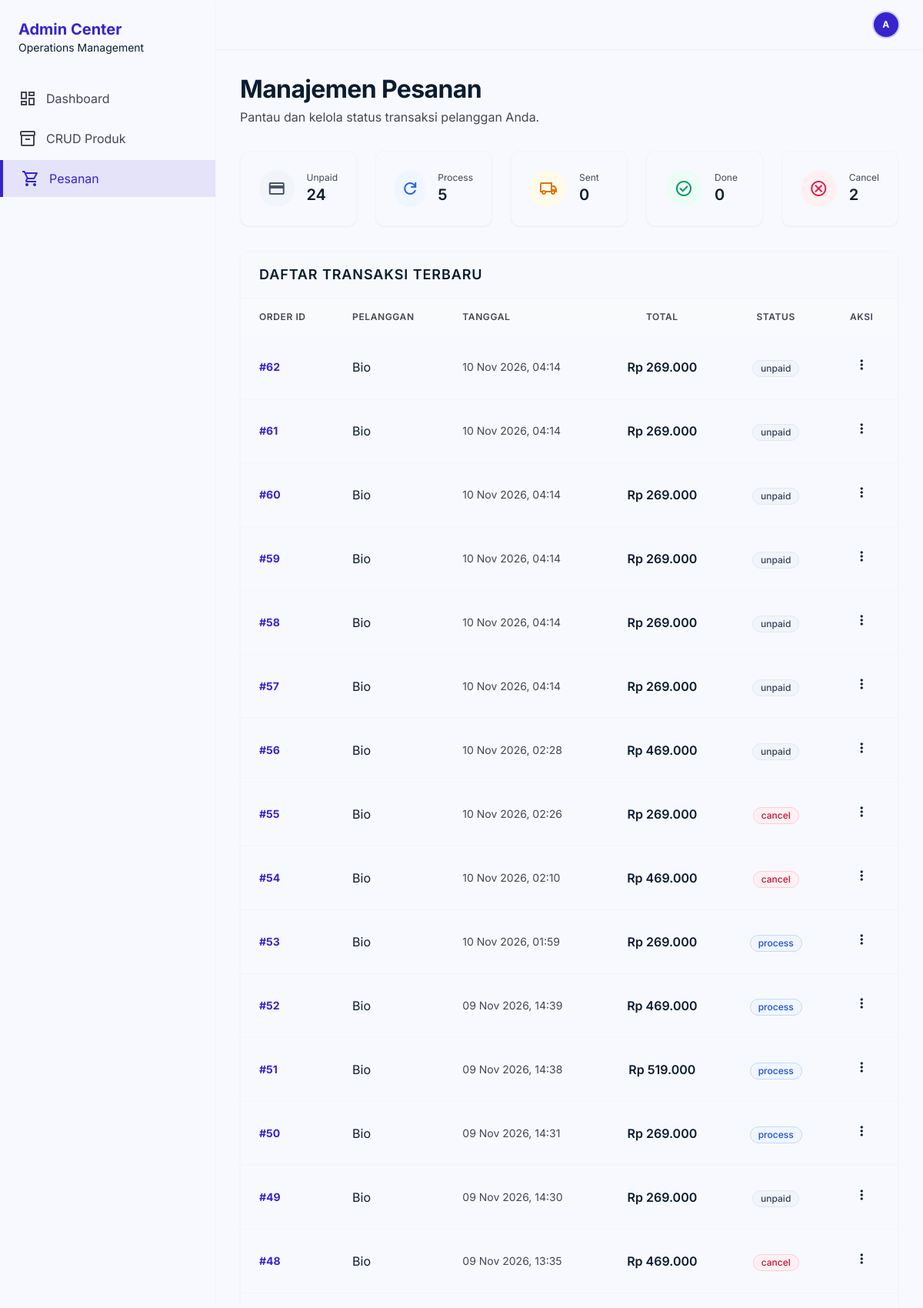
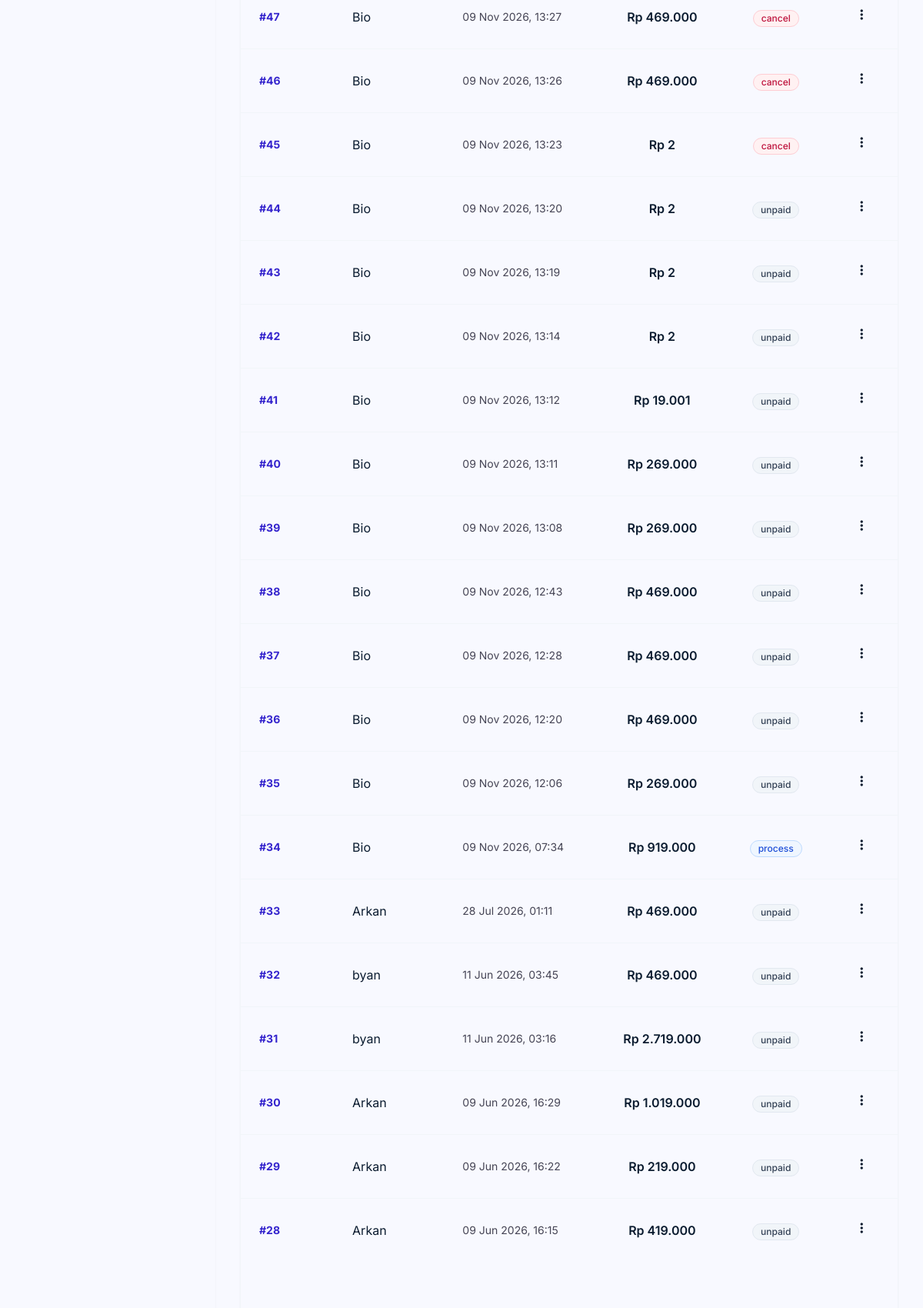
The page /pesanan_admin.php (signed in, upper part) on the database its author committed (2 pictures, top to bottom).
### tables this page shows
CREATE TABLE `pengguna` (
  `id` int NOT NULL,
  `username` varchar(100) NOT NULL,
  `email` varchar(50) NOT NULL,
  `password` varchar(255) NOT NULL,
  `role` enum('pelanggan','admin') NOT NULL DEFAULT 'pelanggan'
);

CREATE TABLE `pesanan` (
  `id_pesanan` int NOT NULL,
  `id_pengguna` int DEFAULT NULL,
  `id_alamat` int DEFAULT NULL,
  `tanggal_pesanan` datetime DEFAULT CURRENT_TIMESTAMP,
  `total_harga` int NOT NULL,
  `shipping_method` varchar(10) DEFAULT 'JNE',
  `ongkir` int DEFAULT '0',
  `no_resi` varchar(50) DEFAULT NULL,
  `status_pesanan` enum('unpaid','process','expired','sent','done','cancel') DEFAULT 'unpaid'
);

### pesanan_admin.php (the view, shortened to what the rows shown need)
<?php
include "config/koneksi.php";
$id_admin = $_SESSION['id_user'] ?? 0;
$query_admin = mysqli_query($conn, "SELECT username, email, role FROM pengguna WHERE id = '$id_admin'");
$admin_data = mysqli_fetch_assoc($query_admin);
$admin_name = $admin_data['username'] ?? 'Admin';
$words = explode(" ", $admin_name);
$initials = strtoupper(substr($words[0], 0, 1));
$order_query = mysqli_query($conn, "SELECT p.*, pl.username AS nama_pelanggan FROM pesanan p
                                    LEFT JOIN pengguna pl ON p.id_pengguna = pl.id
                                    ORDER BY p.tanggal_pesanan DESC, p.id_pesanan DESC");
?>
<!DOCTYPE html>
<html class="light" lang="id">
<head>
    <script src="https://cdn.tailwindcss.com?plugins=forms,container-queries"></script>
    <script id="tailwind-config">
        tailwind.config = {
            darkMode: "class",
            theme: {
                extend: {
                    "colors": {
                        "on-tertiary-fixed": "#351000",
                        "primary-fixed": "#e2dfff",
                        "error": "#ba1a1a",
                        "on-error-container": "#93000a",
                        "inverse-on-surface": "#eaf1ff",
                        "background": "#f8f9ff",
                        "tertiary-fixed-dim": "#ffb695",
                        "surface-variant": "#d3e4fe",
                        "surface-dim": "#cbdbf5",
                        "on-background": "#0b1c30",
                        "on-primary-fixed-variant": "#3323cc",
                        "primary-fixed-dim": "#c3c0ff",
                        "on-error": "#ffffff",
                        "on-primary-container": "#dad7ff",
                        "secondary-fixed-dim": "#89ceff",
                        "surface-container-lowest": "#ffffff",
                        "on-secondary-fixed-variant": "#004c6e",
                        "surface-container": "#e5eeff",
                        "inverse-primary": "#c3c0ff",
                        "secondary": "#006591",
                        "on-tertiary": "#ffffff",
                        "primary": "#3525cd",
                        "surface": "#f8f9ff",
                        "surface-container-low": "#eff4ff",
                        "outline": "#777587",
                        "tertiary": "#7e3000",
                        "inverse-surface": "#213145",
                        "on-surface": "#0b1c30",
                        "error-container": "#ffdad6",
                        "tertiary-fixed": "#ffdbcc",
                        "secondary-container": "#39b8fd",
                        "outline-variant": "#c7c4d8",
                        "on-tertiary-container": "#ffd2be",
                        "on-secondary-fixed": "#001e2f",
                        "on-secondary-container": "#004666",
                        "secondary-fixed": "#c9e6ff",
                        "on-secondary": "#ffffff",
                        "tertiary-container": "#a44100",
                        "surface-container-highest": "#d3e4fe",
                        "surface-bright": "#f8f9ff",
                        "surface-container-high": "#dce9ff",
                        "on-tertiary-fixed-variant": "#7b2f00",
                        "on-primary-fixed": "#0f0069",
                        "surface-tint": "#4d44e3",
                        "primary-container": "#4f46e5",
                        "on-primary": "#ffffff",
                        "on-surface-variant": "#464555"
                    },
                    "borderRadius": {
                        "DEFAULT": "0.25rem",
                        "lg": "0.5rem",
                        "xl": "0.75rem",
                        "full": "9999px"
                    },
                    "spacing": {
                        "sidebar-width": "280px",
                        "stack-md": "1rem",
                        "container-padding": "2rem",
                        "sidebar-collapsed": "80px",
                        "gutter": "1.5rem",
                        "stack-lg": "1.5rem",
                        "stack-sm": "0.5rem"
                    },
                    "fontFamily": {
                        "headline-md": ["Inter"],
                        "display-lg-mobile": ["Inter"],
                        "body-md": ["Inter"],
                        "body-sm": ["Inter"],
                        "display-lg": ["Inter"],
                        "label-bold": ["Inter"],
                        "caption": ["Inter"]
                    },
                    "fontSize": {
                        "headline-md": ["20px", {
                            "lineHeight": "28px",
                            "letterSpacing": "-0.01em",
                            "fontWeight": "600"
                        }],
                        "display-lg-mobile": ["24px", {
                            "lineHeight": "32px",
                            "letterSpacing": "-0.02em",
                            "fontWeight": "700"
                        }],
                        "body-md": ["16px", {
                            "lineHeight": "24px",
                            "letterSpacing": "0",
                            "fontWeight": "400"
                        }],
                        "body-sm": ["14px", {
                            "lineHeight": "20px",
                            "letterSpacing": "0",
                            "fontWeight": "400"
                        }],
                        "display-lg": ["32px", {
                            "lineHeight": "40px",
                            "letterSpacing": "-0.02em",
                            "fontWeight": "700"
                        }],
                        "label-bold": ["12px", {
                            "lineHeight": "16px",
                            "letterSpacing": "0.05em",
                            "fontWeight": "600"
                        }],
                        "caption": ["12px", {
                            "lineHeight": "16px",
                            "letterSpacing": "0",
                            "fontWeight": "400"
                        }]
                    }
                },
            },
        }
    </script>
</head>
<body class="text-on-surface">
    <aside class="fixed left-0 top-0 h-full w-sidebar-width hidden md:flex flex-col z-40 shadow-sm bg-surface dark:bg-on-background transition-all duration-200 ease-in-out">
        <div class="flex flex-col h-full py-6">
            <div class="px-6 mb-8">
                <h1 class="text-xl text-primary font-bold">Admin Center</h1>
            </div>
        </div>
    </aside>
    <header class="fixed top-0 right-0 w-full md:w-[calc(100%-280px)] h-16 z-30 bg-surface dark:bg-on-background shadow-sm">
        <div class="flex justify-between items-center px-container-padding h-full">
            <a href="profile_admin.php" class="flex items-center gap-2">
                <div class="w-8 h-8 rounded-full bg-primary text-white flex items-center justify-center font-bold text-xs tracking-wider select-none ring-2 ring-primary/20 shadow-sm">
                    <?= $initials ?>
                </div>
            </a>
        </div>
    </header>
    <main class="md:ml-sidebar-width pt-16 min-h-screen">
        <div class="p-container-padding">
            <div class="flex flex-col md:flex-row md:items-center justify-between mb-8 gap-4">
                <div>
                    <h2 class="font-display-lg text-display-lg text-on-surface mb-1">Manajemen Pesanan</h2>
                </div>
            </div>
            <div class="bg-surface rounded-xl shadow-sm border border-slate-100 pb-32">
                <div class="overflow-x-auto pb-28">
                    <table class="w-full text-left border-collapse">
                        <thead>
                            <tr class="bg-slate-50">
                                <th class="px-6 py-4 font-label-bold text-label-bold text-on-surface-variant uppercase">Order ID</th>
                                <th class="px-6 py-4 font-label-bold text-label-bold text-on-surface-variant uppercase">Pelanggan</th>
                                <th class="px-6 py-4 font-label-bold text-label-bold text-on-surface-variant uppercase">Tanggal</th>
                                <th class="px-6 py-4 font-label-bold text-label-bold text-on-surface-variant uppercase text-center">Total</th>
                                <th class="px-6 py-4 font-label-bold text-label-bold text-on-surface-variant uppercase text-center">Status</th>
                                <th class="px-6 py-4 font-label-bold text-label-bold text-on-surface-variant uppercase text-center">Aksi</th>
                            </tr>
                        </thead>
                        <tbody class="divide-y divide-slate-100">
                            <?php if (mysqli_num_rows($order_query) == 0): ?>
                                <tr>
                                    <td colspan="6" class="px-6 py-8 text-center text-on-surface-variant font-body-md">Belum ada data transaksi masuk.</td>
                                </tr>
                            <?php else: ?>
                                <?php while ($row = mysqli_fetch_assoc($order_query)): ?>
                                    <tr class="hover:bg-slate-50/80 transition-colors group">
                                        <td class="px-6 py-5 font-body-sm text-body-sm text-primary font-bold">#<?= htmlspecialchars($row['id_pesanan']); ?></td>
                                        <td class="px-6 py-5">
                                            <div class="flex items-center gap-3">
                                                <div>
                                                    <p class="font-body-md text-body-md text-on-surface"><?= htmlspecialchars($row['nama_pelanggan'] ?? 'Guest / Anonim'); ?></p>
                                                </div>
                                            </div>
                                        </td>
                                        <td class="px-6 py-5 font-body-sm text-body-sm text-on-surface-variant">
                                            <?= date('d M Y, H:i', strtotime($row['tanggal_pesanan'])); ?>
                                        </td>
                                        <td class="px-6 py-5 font-body-md text-body-md text-on-surface text-center font-semibold">
                                            Rp <?= number_format($row['total_harga'], 0, ',', '.'); ?>
                                        </td>
                                        <td class="px-6 py-5 text-center">
                                            <?php
                                            $status = strtolower($row['status_pesanan']);
                                            if ($status == 'unpaid') {
                                                echo '<span class="inline-flex items-center px-2.5 py-0.5 rounded-full text-xs font-medium bg-slate-100 text-slate-700 border border-slate-200">unpaid</span>';
                                            } elseif ($status == 'process') {
                                                echo '<span class="inline-flex items-center px-2.5 py-0.5 rounded-full text-xs font-medium bg-blue-50 text-blue-700 border border-blue-200">process</span>';
                                            } elseif ($status == 'sent') {
                                                echo '<span class="inline-flex items-center px-2.5 py-0.5 rounded-full text-xs font-medium bg-amber-50 text-amber-700 border border-amber-200">sent</span>';
                                            } elseif ($status == 'done') {
                                                echo '<span class="inline-flex items-center px-2.5 py-0.5 rounded-full text-xs font-medium bg-emerald-50 text-emerald-700 border border-emerald-200">done</span>';
                                            } else {
                                                echo '<span class="inline-flex items-center px-2.5 py-0.5 rounded-full text-xs font-medium bg-rose-50 text-rose-700 border border-rose-200">cancel</span>';
                                            }
                                            ?>
                                        </td>
                                        <td class="px-6 py-5 text-center">
                                            <div class="relative inline-block text-left" id="dropdown-<?= $row['id_pesanan']; ?>">
                                                <button class="p-2 hover:bg-slate-200 rounded-full transition-colors" onclick="toggleDropdown('dropdown-menu-<?= $row['id_pesanan']; ?>', this)">
                                                    <span class="material-symbols-outlined text-[20px]">more_vert</span>
                                                </button>
                                            </div>
                                        </td>
                                    </tr>
                                <?php endwhile; ?>
                            <?php endif; ?>
                        </tbody>
                    </table>
                </div>
            </div>
        </div>
    </main>
</body>
</html>

### rows shown on the page
pengguna: username "A"
pesanan: id_pesanan "62", id_pengguna.username "Bio", tanggal_pesanan "10 Nov 2026, 04:14", total_harga "269.000", status_pesanan "unpaid"
pesanan: id_pesanan "61", id_pengguna.username "Bio", tanggal_pesanan "10 Nov 2026, 04:14", total_harga "269.000", status_pesanan "unpaid"
pesanan: id_pesanan "60", id_pengguna.username "Bio", tanggal_pesanan "10 Nov 2026, 04:14", total_harga "269.000", status_pesanan "unpaid"
pesanan: id_pesanan "59", id_pengguna.username "Bio", tanggal_pesanan "10 Nov 2026, 04:14", total_harga "269.000", status_pesanan "unpaid"
pesanan: id_pesanan "58", id_pengguna.username "Bio", tanggal_pesanan "10 Nov 2026, 04:14", total_harga "269.000", status_pesanan "unpaid"
pesanan: id_pesanan "57", id_pengguna.username "Bio", tanggal_pesanan "10 Nov 2026, 04:14", total_harga "269.000", status_pesanan "unpaid"
pesanan: id_pesanan "56", id_pengguna.username "Bio", tanggal_pesanan "10 Nov 2026, 02:28", total_harga "469.000", status_pesanan "unpaid"
pesanan: id_pesanan "55", id_pengguna.username "Bio", tanggal_pesanan "10 Nov 2026, 02:26", total_harga "269.000", status_pesanan "cancel"
pesanan: id_pesanan "54", id_pengguna.username "Bio", tanggal_pesanan "10 Nov 2026, 02:10", total_harga "469.000", status_pesanan "cancel"
pesanan: id_pesanan "53", id_pengguna.username "Bio", tanggal_pesanan "10 Nov 2026, 01:59", total_harga "269.000", status_pesanan "process"
pesanan: id_pesanan "52", id_pengguna.username "Bio", tanggal_pesanan "09 Nov 2026, 14:39", total_harga "469.000", status_pesanan "process"
pesanan: id_pesanan "51", id_pengguna.username "Bio", tanggal_pesanan "09 Nov 2026, 14:38", total_harga "519.000", status_pesanan "process"
pesanan: id_pesanan "50", id_pengguna.username "Bio", tanggal_pesanan "09 Nov 2026, 14:31", total_harga "269.000", status_pesanan "process"
pesanan: id_pesanan "49", id_pengguna.username "Bio", tanggal_pesanan "09 Nov 2026, 14:30", total_harga "269.000", status_pesanan "unpaid"
pesanan: id_pesanan "48", id_pengguna.username "Bio", tanggal_pesanan "09 Nov 2026, 13:35", total_harga "469.000", status_pesanan "cancel"
pesanan: id_pesanan "47", id_pengguna.username "Bio", tanggal_pesanan "09 Nov 2026, 13:27", total_harga "469.000", status_pesanan "cancel"
pesanan: id_pesanan "46", id_pengguna.username "Bio", tanggal_pesanan "09 Nov 2026, 13:26", total_harga "469.000", status_pesanan "cancel"
pesanan: id_pesanan "45", id_pengguna.username "Bio", tanggal_pesanan "09 Nov 2026, 13:23", total_harga "2", status_pesanan "cancel"
pesanan: id_pesanan "44", id_pengguna.username "Bio", tanggal_pesanan "09 Nov 2026, 13:20", total_harga "2", status_pesanan "unpaid"
pesanan: id_pesanan "43", id_pengguna.username "Bio", tanggal_pesanan "09 Nov 2026, 13:19", total_harga "2", status_pesanan "unpaid"
pesanan: id_pesanan "42", id_pengguna.username "Bio", tanggal_pesanan "09 Nov 2026, 13:14", total_harga "2", status_pesanan "unpaid"
pesanan: id_pesanan "41", id_pengguna.username "Bio", tanggal_pesanan "09 Nov 2026, 13:12", total_harga "19.001", status_pesanan "unpaid"
pesanan: id_pesanan "40", id_pengguna.username "Bio", tanggal_pesanan "09 Nov 2026, 13:11", total_harga "269.000", status_pesanan "unpaid"
pesanan: id_pesanan "39", id_pengguna.username "Bio", tanggal_pesanan "09 Nov 2026, 13:08", total_harga "269.000", status_pesanan "unpaid"
pesanan: id_pesanan "38", id_pengguna.username "Bio", tanggal_pesanan "09 Nov 2026, 12:43", total_harga "469.000", status_pesanan "unpaid"
pesanan: id_pesanan "37", id_pengguna.username "Bio", tanggal_pesanan "09 Nov 2026, 12:28", total_harga "469.000", status_pesanan "unpaid"
pesanan: id_pesanan "36", id_pengguna.username "Bio", tanggal_pesanan "09 Nov 2026, 12:20", total_harga "469.000", status_pesanan "unpaid"
pesanan: id_pesanan "35", id_pengguna.username "Bio", tanggal_pesanan "09 Nov 2026, 12:06", total_harga "269.000", status_pesanan "unpaid"
pesanan: id_pesanan "34", id_pengguna.username "Bio", tanggal_pesanan "09 Nov 2026, 07:34", total_harga "919.000", status_pesanan "process"
pesanan: id_pesanan "33", id_pengguna.username "Arkan", tanggal_pesanan "28 Jul 2026, 01:11", total_harga "469.000", status_pesanan "unpaid"
pesanan: id_pesanan "32", id_pengguna.username "byan", tanggal_pesanan "11 Jun 2026, 03:45", total_harga "469.000", status_pesanan "unpaid"
pesanan: id_pesanan "31", id_pengguna.username "byan", tanggal_pesanan "11 Jun 2026, 03:16", total_harga "2.719.000", status_pesanan "unpaid"
pesanan: id_pesanan "30", id_pengguna.username "Arkan", tanggal_pesanan "09 Jun 2026, 16:29", total_harga "1.019.000", status_pesanan "unpaid"
pesanan: id_pesanan "29", id_pengguna.username "Arkan", tanggal_pesanan "09 Jun 2026, 16:22", total_harga "219.000", status_pesanan "unpaid"
pesanan: id_pesanan "28", id_pengguna.username "Arkan", tanggal_pesanan "09 Jun 2026, 16:15", total_harga "419.000", status_pesanan "unpaid"

### other values the page prints
$stat_unpaid "24"
$stat_proses "5"
$stat_dikirim "0"
$stat_selesai "0"
$stat_batal "2"
